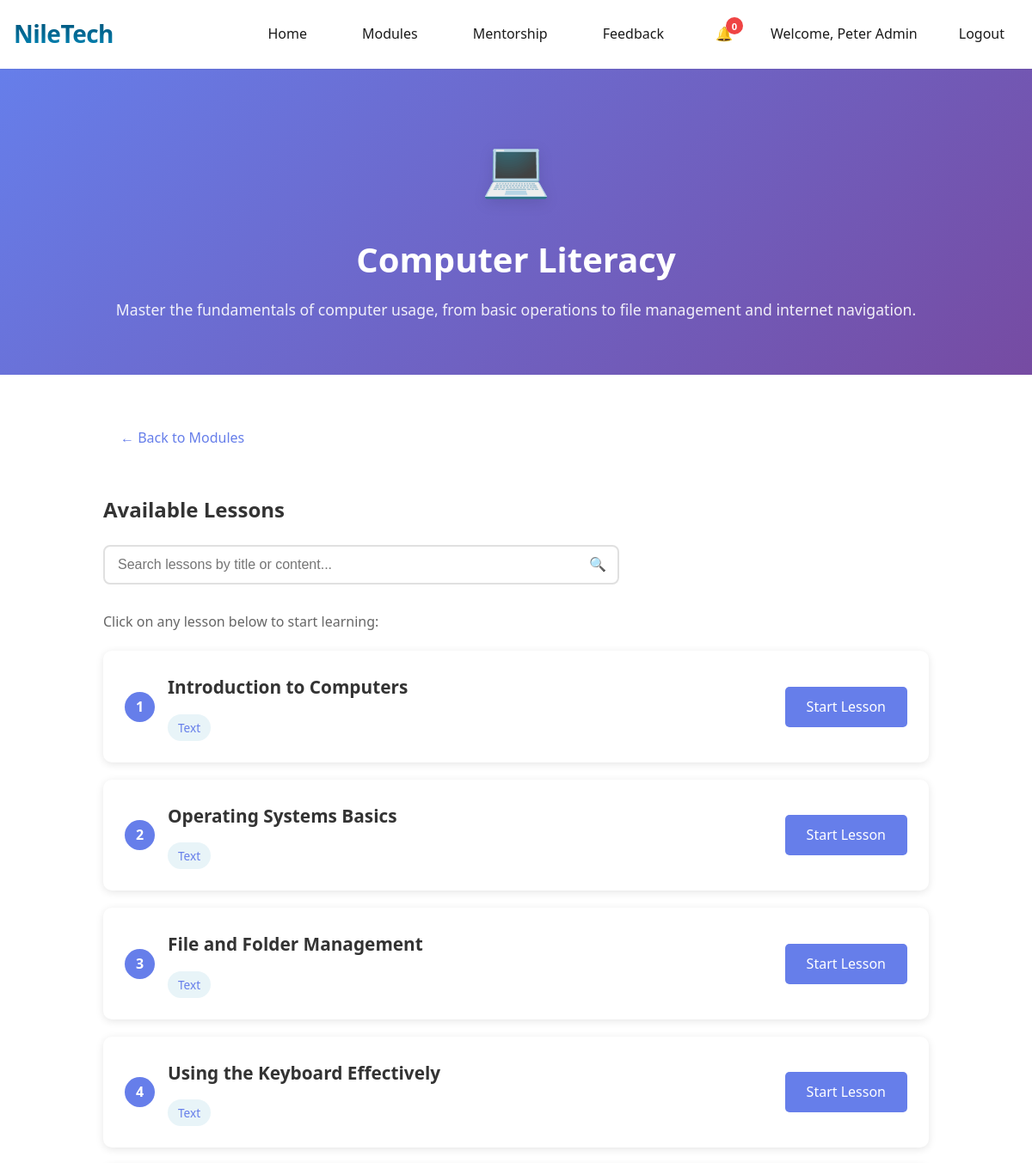
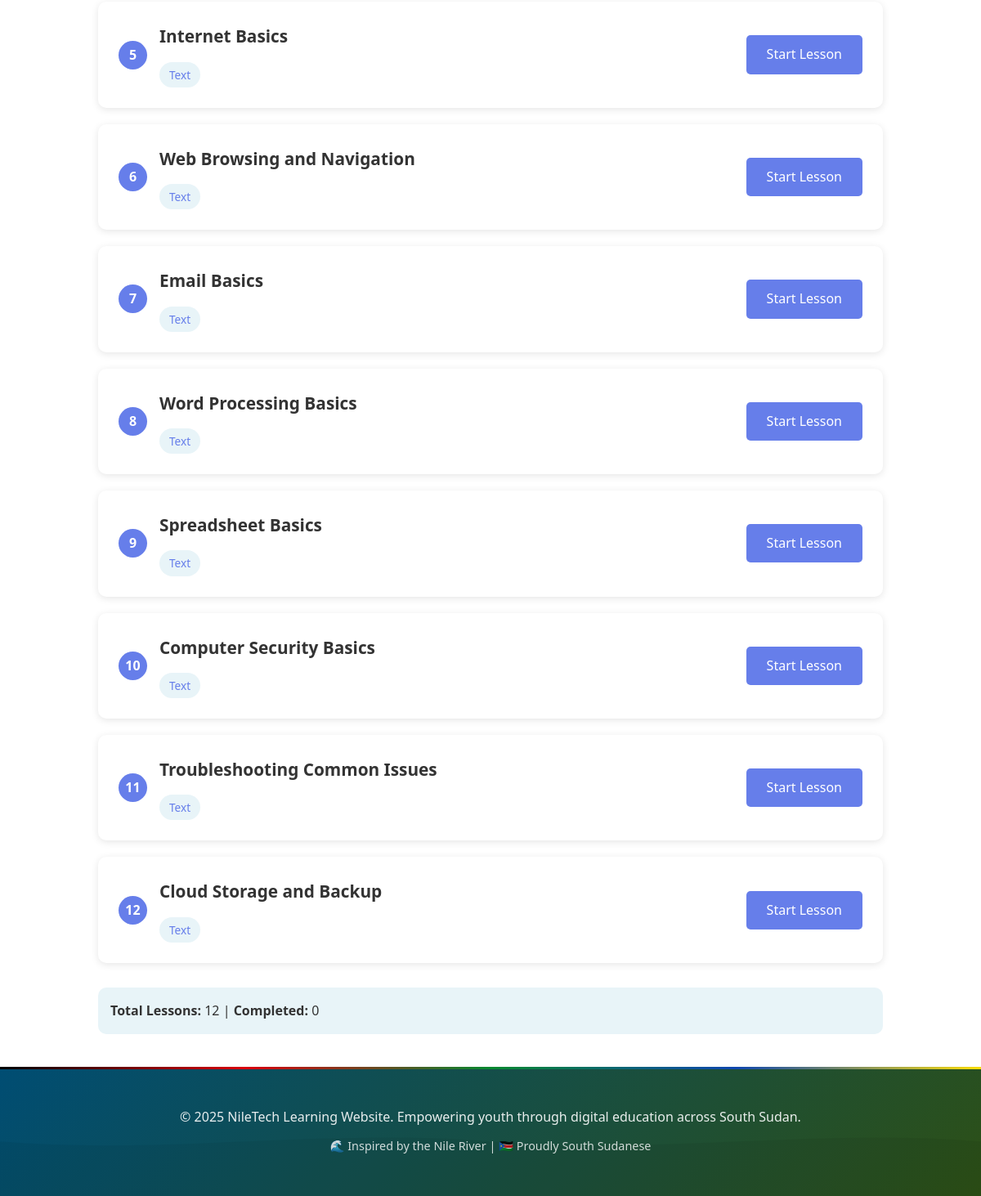
/module.php?module=computer-literacy (signed in), run on the app's committed database (2 pictures, top to bottom).
### tables this page shows
CREATE TABLE IF NOT EXISTS modules (
    id INT(11) NOT NULL AUTO_INCREMENT,
    name VARCHAR(100) NOT NULL,
    slug VARCHAR(100) NOT NULL UNIQUE,
    description TEXT,
    icon VARCHAR(50),
    created_at TIMESTAMP DEFAULT CURRENT_TIMESTAMP,
    updated_at TIMESTAMP DEFAULT CURRENT_TIMESTAMP ON UPDATE CURRENT_TIMESTAMP,
    PRIMARY KEY (id),
    INDEX idx_slug (slug)
);

CREATE TABLE IF NOT EXISTS lessons (
    id INT(11) NOT NULL AUTO_INCREMENT,
    module_id INT(11) NOT NULL,
    title VARCHAR(200) NOT NULL,
    slug VARCHAR(200) NOT NULL,
    content TEXT,
    lesson_order INT(11) DEFAULT 0,
    lesson_type ENUM('text', 'interactive', 'video', 'quiz') DEFAULT 'text',
    code_example TEXT,
    expected_output TEXT,
    created_at TIMESTAMP DEFAULT CURRENT_TIMESTAMP,
    updated_at TIMESTAMP DEFAULT CURRENT_TIMESTAMP ON UPDATE CURRENT_TIMESTAMP,
    PRIMARY KEY (id),
    INDEX idx_module_id (module_id),
    INDEX idx_slug (slug),
    UNIQUE KEY unique_module_lesson (module_id, slug)
);

### config/session.php (called while the page is built, shortened)
<?php
$currentUserName = $_SESSION['user_name'] ?? 'Learner';

### pages/module.php (the view, shortened to what this page needs)
<?php
require_once __DIR__ . '/config/session.php';
$moduleSlug = isset($_GET['module']) ? trim($_GET['module']) : '';
try {
    $conn = getDBConnection();
    $stmt = $conn->prepare("SELECT id, name, description, icon FROM modules WHERE slug = ?");
    $stmt->bind_param("s", $moduleSlug);
    $stmt->execute();
    $result = $stmt->get_result();
    $module = $result->fetch_assoc();
    $stmt = $conn->prepare("SELECT id, title, slug, lesson_order, lesson_type FROM lessons WHERE module_id = ? ORDER BY lesson_order ASC");
    if ($stmt) {
        $stmt->bind_param("i", $module['id']);
        $stmt->execute();
        $result = $stmt->get_result();
        $lessons = $result->fetch_all(MYSQLI_ASSOC);
    } else {
        $lessons = [];
    }
    $userProgress = [];
} catch (Exception $e) {
    error_log("Module page error: " . $e->getMessage());
    header('Location: index.php');
    exit;
}
?>
<!DOCTYPE html>
<html lang="en">
<head>
    <link rel="stylesheet" href="css/style.css">
</head>
<body>
    <nav class="navbar">
        <div class="container">
            <div class="nav-brand">
                <a href="index.php" style="text-decoration: none; color: inherit;">
                    <h1>NileTech</h1>
                </a>
            </div>
            <ul class="nav-menu" id="navMenu">
                <li><a href="index.php">Home</a></li>
                <li><a href="index.php#modules">Modules</a></li>
                <li><a href="mentorship.php">Mentorship</a></li>
                <li><a href="feedback.php">Feedback</a></li>
                <li style="position: relative;">
                    <a href="#" id="notification-bell" class="nav-link-login" style="position: relative; padding: 8px 12px; text-decoration: none;">
                        🔔
                        <span id="notification-badge" style="display: none; position: absolute; top: 0; right: 0; background: #ef4444; color: white; border-radius: 50%; width: 20px; height: 20px; font-size: 0.7rem; display: flex; align-items: center; justify-content: center; font-weight: bold;">0</span>
                    </a>
                </li>
                <li class="nav-user">
                    <span>Welcome, <?php echo htmlspecialchars($currentUserName, ENT_QUOTES, 'UTF-8'); ?></span>
                </li>
                <li><a href="logout.php" class="nav-link-login">Logout</a></li>
            </ul>
        </div>
    </nav>
    <div class="module-header">
        <div class="module-icon"><?php echo htmlspecialchars($module['icon']); ?></div>
        <h1><?php echo htmlspecialchars($module['name']); ?></h1>
        <p style="font-size: 1.1rem; opacity: 0.9;"><?php echo htmlspecialchars($module['description']); ?></p>
    </div>
    <div class="lessons-container">
        <a href="index.php#modules" class="back-link">← Back to Modules</a>
        <h2 style="margin: 30px 0 20px 0; color: #333;">Available Lessons</h2>
        <div class="search-container" style="max-width: 600px; margin: 20px 0 30px 0;">
            <div class="search-box" style="position: relative;">
                <input type="text"
                       id="lesson-search-input"
                       class="search-input"
                       placeholder="Search lessons by title or content..."
                       style="width: 100%; padding: 12px 45px 12px 15px; border: 2px solid #e0e0e0; border-radius: 8px; font-size: 1rem; transition: border-color 0.3s;">
                <span style="position: absolute; right: 15px; top: 50%; transform: translateY(-50%); color: #666;">🔍</span>
            </div>
        </div>
        <?php if (empty($lessons)): ?>
            <div style="background: #fff3cd; padding: 20px; border-radius: 10px; margin: 20px 0;">
                <p style="margin: 0; color: #856404;">
                    <strong>No lessons available for this module yet.</strong><br>
                    Lessons will appear here once they are added to the database.
                </p>
            </div>
        <?php else: ?>
            <p style="color: #666; margin-bottom: 20px;">Click on any lesson below to start learning:</p>
            <div class="lessons-list">
                <?php foreach ($lessons as $index => $lesson): ?>
                    <div class="lesson-card" data-lesson-id="<?php echo $lesson['id']; ?>">
                        <div class="lesson-info">
                            <div style="display: flex; align-items: center;">
                                <span class="lesson-number"><?php echo $index + 1; ?></span>
                                <div>
                                    <h3 class="lesson-title"><?php echo htmlspecialchars($lesson['title']); ?></h3>
                                    <span class="lesson-type <?php echo htmlspecialchars($lesson['lesson_type']); ?>">
                                        <?php echo ucfirst(htmlspecialchars($lesson['lesson_type'])); ?>
                                    </span>
                                </div>
                            </div>
                        </div>
                        <div class="lesson-actions">
                            <a href="lesson.php?module=<?php echo urlencode($moduleSlug); ?>&lesson=<?php echo urlencode($lesson['slug']); ?>"
                               class="btn-start-lesson">
                                <?php echo isset($userProgress[$lesson['id']]) && $userProgress[$lesson['id']] ? 'Review' : 'Start Lesson'; ?>
                            </a>
                        </div>
                    </div>
                <?php endforeach; ?>
            </div>
            <div style="margin-top: 30px; padding: 15px; background: #e8f4f8; border-radius: 10px;">
                <p style="margin: 0; color: #333;">
                    <strong>Total Lessons:</strong> <?php echo count($lessons); ?> |
                    <strong>Completed:</strong> <?php echo count(array_filter($userProgress)); ?>
                </p>
            </div>
        <?php endif; ?>
    </div>
    <footer class="footer">
        <div class="container">
            <p>&copy; 2025 NileTech Learning Website. Empowering youth through digital education across South Sudan.</p>
            <p style="margin-top: 10px; font-size: 0.9rem; opacity: 0.8;">🌊 Inspired by the Nile River | 🇸🇸 Proudly South Sudanese</p>
        </div>
    </footer>
</body>
</html>

### pages/module.php (style rules this page uses)
.module-header { background: linear-gradient(135deg, #667eea 0%, #764ba2 100%); color: white; padding: 60px 20px; text-align: center; }
.module-header h1 { font-size: 2.5rem; margin-bottom: 10px; }
.module-header .module-icon { font-size: 4rem; margin-bottom: 20px; }
.lessons-container { max-width: 1000px; margin: 40px auto; padding: 0 20px; }
.lessons-list { display: grid; gap: 20px; }
.lesson-card { background: white; border-radius: 10px; padding: 25px; box-shadow: 0 2px 10px rgba(0,0,0,0.1); transition: transform 0.3s, box-shadow 0.3s; display: flex; align-items: center; justify-content: space-between; }
.lesson-info { flex: 1; }
.lesson-number { display: inline-block; background: #667eea; color: white; width: 35px; height: 35px; border-radius: 50%; text-align: center; line-height: 35px; font-weight: bold; margin-right: 15px; }
.lesson-title { font-size: 1.3rem; margin: 0 0 5px 0; color: #333; }
.lesson-type { display: inline-block; padding: 4px 12px; background: #e8f4f8; color: #667eea; border-radius: 20px; font-size: 0.85rem; margin-top: 8px; }
.lesson-actions { display: flex; align-items: center; gap: 15px; }
.btn-start-lesson { background: #667eea; color: white; padding: 10px 25px; border: none; border-radius: 5px; cursor: pointer; text-decoration: none; display: inline-block; transition: background 0.3s; }
.back-link { display: inline-block; margin: 20px; color: #667eea; text-decoration: none; font-weight: 500; }

### data on the page
modules: icon "💻", name "Computer Literacy", description "Master the fundamentals of computer usage, from basic operations to file management and internet navigation."
lessons: title "Introduction to Computers", lesson_type "Text", shows "Start Lesson"
lessons: title "Operating Systems Basics", lesson_type "Text", shows "Start Lesson"
lessons: title "File and Folder Management", lesson_type "Text", shows "Start Lesson"
lessons: title "Using the Keyboard Effectively", lesson_type "Text", shows "Start Lesson"
lessons: title "Internet Basics", lesson_type "Text", shows "Start Lesson"
lessons: title "Web Browsing and Navigation", lesson_type "Text", shows "Start Lesson"
lessons: title "Email Basics", lesson_type "Text", shows "Start Lesson"
lessons: title "Word Processing Basics", lesson_type "Text", shows "Start Lesson"
lessons: title "Spreadsheet Basics", lesson_type "Text", shows "Start Lesson"
lessons: title "Computer Security Basics", lesson_type "Text", shows "Start Lesson"
lessons: title "Troubleshooting Common Issues", lesson_type "Text", shows "Start Lesson"
lessons: title "Cloud Storage and Backup", lesson_type "Text", shows "Start Lesson"

### other printed values
$currentUserName "Peter Admin"
count($lessons) "12"
count(array_filter($userProgress)) "0"
